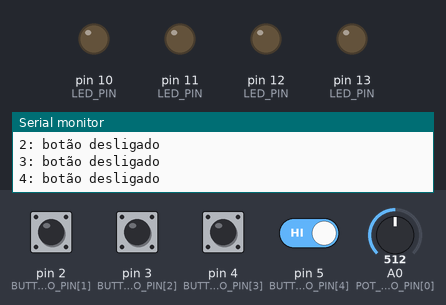
The sketch below on a simulated Arduino Uno, built with avr-gcc and run on an emulated ATmega328P. On the bench: output pins drawn as LEDs (lit = HIGH), the last lines printed to the serial monitor. The test bench sets the inputs (shaded band); at power-on: pin 2 (BUTTON_ARDUINO_PIN[1]), pin 3 (BUTTON_ARDUINO_PIN[2]), pin 4 (BUTTON_ARDUINO_PIN[3]), pin 5 (BUTTON_ARDUINO_PIN[4]) HIGH, A0 (POT_ARDUINO_PIN[0]) = 512.

Above: at 1.2 s.
1.3 s: pin 2 (BUTTON_ARDUINO_PIN[1]) pulled LOW for 0.15 s
At 1.37 s:
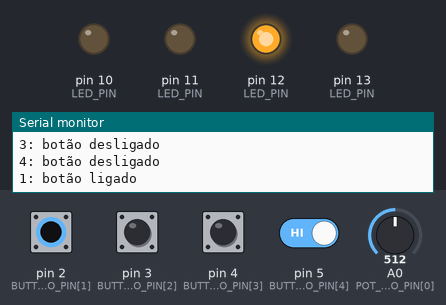
2.9 s: pin 3 (BUTTON_ARDUINO_PIN[2]) pulled LOW for 0.15 s
At 2.97 s:
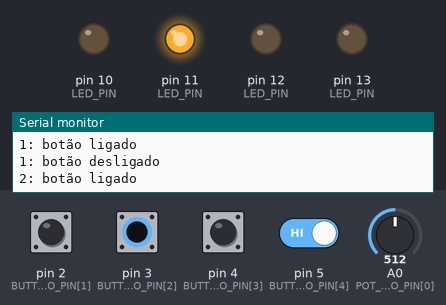
4.5 s: pin 4 (BUTTON_ARDUINO_PIN[3]) pulled LOW for 0.15 s
At 4.57 s:
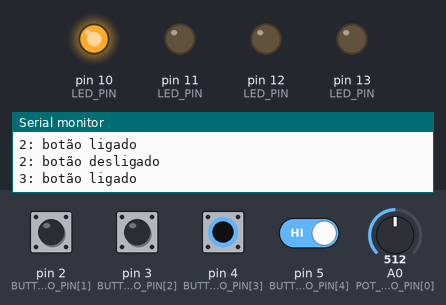
6.1 s: pin 2 (BUTTON_ARDUINO_PIN[1]) driven LOW and pin 3 (BUTTON_ARDUINO_PIN[2]) driven LOW and pin 4 (BUTTON_ARDUINO_PIN[3]) driven LOW and pin 5 (BUTTON_ARDUINO_PIN[4]) driven LOW
At 6.8 s:
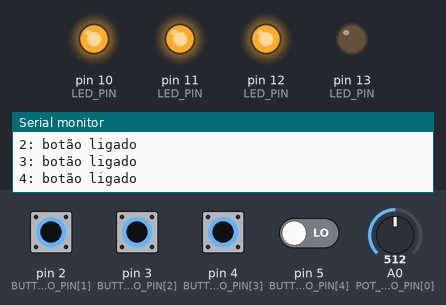
7.6 s: pin 2 (BUTTON_ARDUINO_PIN[1]) driven HIGH
At 7.9 s:
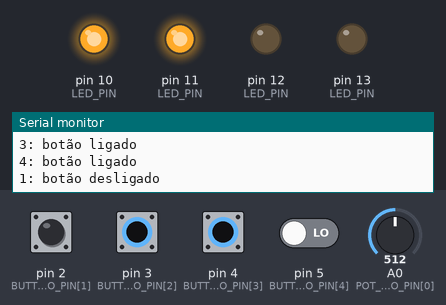
9.1 s: pin 2 (BUTTON_ARDUINO_PIN[1]) driven LOW
At 10.2 s:
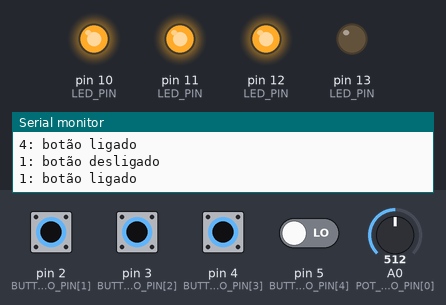
Timing chart, 0 to 11.6 s (numbered marks = the images above; inputs shaded):
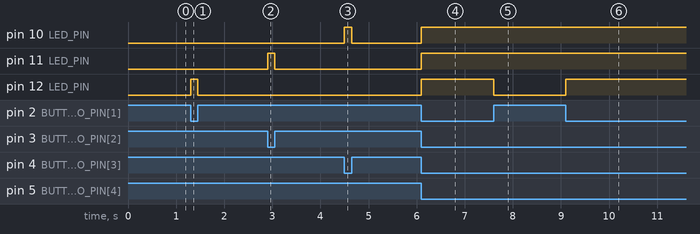

Measured:
- after the input at 1.3 s, pin 12 (LED_PIN): LOW → HIGH at once, → LOW 0.15 s later
- after the input at 2.9 s, pin 11 (LED_PIN): LOW → HIGH at once, → LOW 0.15 s later
- after the input at 4.5 s, pin 10 (LED_PIN): LOW → HIGH at once, → LOW 0.15 s later
- after the input at 6.1 s, pin 10 (LED_PIN), pin 11 (LED_PIN), pin 12 (LED_PIN): LOW → HIGH at once
- after the input at 7.6 s, pin 12 (LED_PIN): HIGH → LOW at once
- after the input at 9.1 s, pin 12 (LED_PIN): LOW → HIGH at once

The sketch:

MIDIController.ino
```cpp
#define DEBUG 1  // coloque "DEBUG 1" para depuração

/////////////////////////////////////////////
// Você está usando botões?
#define USING_BUTTONS 1  // comente se não estiver usando botões

/////////////////////////////////////////////
// Você está usando potenciômetros?
#define USING_POTENTIOMETERS 1  // comente se não estiver usando potenciômetros

/////////////////////////////////////////////
// BIBLIOTECAS
// -- Define a biblioteca MIDI -- //
#include <MIDI.h>  // por Francois Best
MIDI_CREATE_DEFAULT_INSTANCE();

#ifdef USING_POTENTIOMETERS
// incluir a biblioteca ResponsiveAnalogRead
#include <ResponsiveAnalogRead.h>  // [https://github.com/dxinteractive/ResponsiveAnalogRead](https://github.com/dxinteractive/ResponsiveAnalogRead)

#endif

/////////////////////////////////////////////
// BOTÕES
#ifdef USING_BUTTONS

const int N_BUTTONS = 5;                                // número total de botões
const int BUTTON_ARDUINO_PIN[N_BUTTONS] = { 1, 2, 3, 4, 5 };  // pinos de cada botão conectado diretamente ao Arduino
const int LED_PIN[N_BUTTONS - 1] = { 13, 12, 11, 10 };  // pinos de LEDs correspondentes aos botões 1 a 4

int buttonCState[N_BUTTONS] = {};  // armazena o valor atual do botão
int buttonPState[N_BUTTONS] = {};  // armazena o valor anterior do botão

// debounce
unsigned long lastDebounceTime[N_BUTTONS] = { 0 };  // a última vez que o pino de saída foi alternado
unsigned long debounceDelay = 50;                   // o tempo de debounce; aumente se a saída oscilar

#endif

/////////////////////////////////////////////
// POTENCIÔMETROS
#ifdef USING_POTENTIOMETERS

const int N_POTS = 1;                            // número total de potenciômetros
const int POT_ARDUINO_PIN[N_POTS] = { A0 };      // pino do potenciômetro conectado diretamente ao Arduino

int potCState[N_POTS] = { 0 };  // estado atual do potenciômetro
int potPState[N_POTS] = { 0 };  // estado anterior do potenciômetro
int potVar = 0;                 // diferença entre o estado atual e anterior do potenciômetro

int midiCState[N_POTS] = { 0 };  // estado atual do valor midi
int midiPState[N_POTS] = { 0 };  // estado anterior do valor midi

const int TIMEOUT = 300;              // Tempo em que o potenciômetro será lido após exceder o varThreshold
const int varThreshold = 20;          // Limiar para a variação do sinal do potenciômetro
boolean potMoving = true;             // Se o potenciômetro está se movendo
unsigned long PTime[N_POTS] = { 0 };  // Tempo previamente armazenado
unsigned long timer[N_POTS] = { 0 };  // Armazena o tempo passado desde que o temporizador foi redefinido

int reading = 0;
// Leitura Responsiva Analógica
float snapMultiplier = 0.01;                      // (0.0 - 1.0) - Aumente para uma leitura mais rápida, mas menos suave
ResponsiveAnalogRead responsivePot[N_POTS] = {};  // cria um array para os potenciômetros responsivos. Ele é preenchido no Setup.

int potMin = 10;
int potMax = 1023;

#endif

/////////////////////////////////////////////
// MIDI
byte midiCh = 1;  // Canal MIDI a ser usado - comece com 1 para a biblioteca MIDI.h
byte note = 36;   // Nota mais baixa a ser usada
byte cc = 1;      // Menor CC MIDI a ser usado


/////////////////////////////////////////////
// CONFIGURAÇÃO
void setup() {

  // Taxa de baud
  // 115200 para Hairless MIDI
  Serial.begin(115200);  //

#ifdef DEBUG
  Serial.println("Modo de depuração");
  Serial.println();
#endif

#ifdef USING_BUTTONS
  // Botões
  // Inicializa os botões com resistores de pull up
  for (int i = 0; i < N_BUTTONS; i++) {
    pinMode(BUTTON_ARDUINO_PIN[i], INPUT_PULLUP);
  }

  // Inicializa os pinos dos LEDs como saída
  for (int i = 0; i < N_BUTTONS - 1; i++) {
    pinMode(LED_PIN[i], OUTPUT);
  }

#endif

#ifdef USING_POTENTIOMETERS
  for (int i = 0; i < N_POTS; i++) {
    responsivePot[i] = ResponsiveAnalogRead(0, true, snapMultiplier);
    responsivePot[i].setAnalogResolution(1023);  // define a resolução
  }
#endif
}

/////////////////////////////////////////////
// LOOP
void loop() {

#ifdef USING_BUTTONS
  buttons();
#endif

#ifdef USING_POTENTIOMETERS
  potentiometers();
#endif
}

/////////////////////////////////////////////
// BOTÕES
#ifdef USING_BUTTONS

void buttons() {

  for (int i = 0; i < N_BUTTONS; i++) {

    buttonCState[i] = digitalRead(BUTTON_ARDUINO_PIN[i]);  // lê os pinos do arduino

    if ((millis() - lastDebounceTime[i]) > debounceDelay) {

      if (buttonPState[i] != buttonCState[i]) {
        lastDebounceTime[i] = millis();

        if (buttonCState[i] == LOW) {

          // Envie a nota MIDI ON
          MIDI.sendNoteOn(note + i, 127, midiCh);  // nota, velocidade, canal

#ifdef DEBUG
          Serial.print(i);
          Serial.println(": botão ligado");
#endif

          // Acende o LED correspondente, se houver
          if (i < N_BUTTONS - 1) {
            digitalWrite(LED_PIN[i], HIGH);
          }

        } else {

          // Envie a nota MIDI OFF
          MIDI.sendNoteOn(note + i, 0, midiCh);  // nota, velocidade, canal

#ifdef DEBUG
          Serial.print(i);
          Serial.println(": botão desligado");
#endif

          // Apaga o LED correspondente, se houver
          if (i < N_BUTTONS - 1) {
            digitalWrite(LED_PIN[i], LOW);
          }
        }
        buttonPState[i] = buttonCState[i];
      }
    }
  }
}

#endif

/////////////////////////////////////////////
// POTENCIÔMETROS
#ifdef USING_POTENTIOMETERS

void potentiometers() {

  for (int i = 0; i < N_POTS; i++) {  // Percorre todos os potenciômetros

    reading = analogRead(POT_ARDUINO_PIN[i]);
    responsivePot[i].update(reading);
    potCState[i] = responsivePot[i].getValue();

    midiCState[i] = map(potCState[i], potMin, potMax, 0, 127);  // Mapeia a leitura de potCState para um valor utilizável em midi

    if (midiCState[i] < 0) {
      midiCState[i] = 0;
    }
    if (midiCState[i] > 127) {
      midiCState[i] = 0;
    }

    potVar = abs(potCState[i] - potPState[i]);  // Calcula o valor absoluto entre a diferença entre o estado atual e anterior do potenciômetro

    if (potVar > varThreshold) {  // Abre o portão se a variação do potenciômetro for maior que o limiar
      PTime[i] = millis();        // Armazena o tempo anterior
    }

    timer[i] = millis() - PTime[i];  // Redefine o temporizador

    if (timer[i] < TIMEOUT) {  // Se o temporizador for menor que o tempo máximo permitido, significa que o potenciômetro ainda está se movendo
      potMoving = true;
    } else {
      potMoving = false;
    }

    if (potMoving == true) {  // Se o potenciômetro ainda estiver se movendo, envie a mudança de controle
      if (midiPState[i] != midiCState[i]) {

        // Envie o CC MIDI
        MIDI.sendControlChange(cc + i, midiCState[i], midiCh);  // número do cc, valor do cc, canal midi

#ifdef DEBUG
        Serial.print("Potenciômetro: ");
        Serial.print(i);
        Serial.print(" ");
        Serial.println(midiCState[i]);
#endif

        potPState[i] = potCState[i];  // Armazena a leitura atual do potenciômetro para comparar com a próxima
        midiPState[i] = midiCState[i];
      }
    }
  }
}

#endif
```
